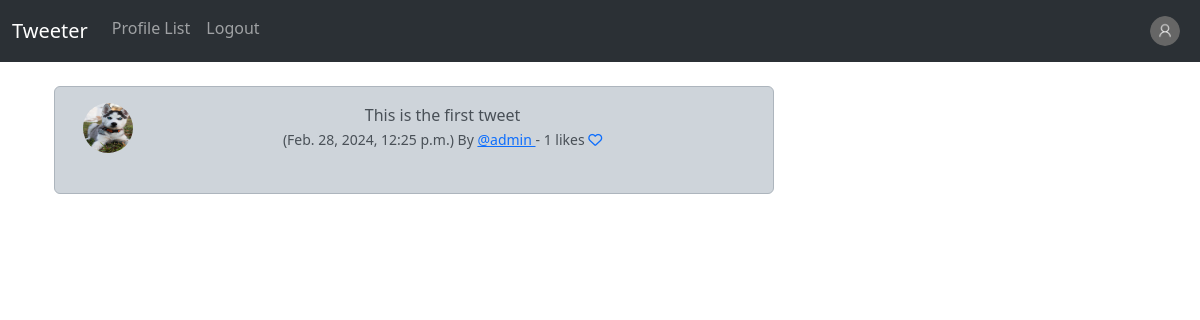
The page /tweet_show/1 (signed in) on the database its author committed.
### musker/models.py (models this page shows, shortened)
class Tweet(models.Model):
    user = models.ForeignKey(User, on_delete=models.DO_NOTHING, related_name="tweets")
    body = models.CharField(max_length=280)
    created_at = models.DateTimeField(auto_now_add=True)
    likes = models.ManyToManyField(User,blank=True)
    def number_of_likes(self):
        return self.likes.count()

class Profile(models.Model):
    user = models.OneToOneField(User, on_delete=models.CASCADE)
    follows = models.ManyToManyField(
        "self", related_name="followed_by", symmetrical=False, blank=True
    )
    profile_image = models.ImageField(null=True,blank=True,upload_to='images/')
    date_modified = models.DateTimeField(User, auto_now=True, auto_now_add=False)
    profile_bio = models.CharField(null=True,blank=True, max_length=100)
    portfolio_link = models.CharField(null=True,blank=True, max_length=100)
    facebook_link = models.CharField(null=True,blank=True, max_length=100)
    twitter_link = models.CharField(null=True,blank=True, max_length=100)
    instagram_link = models.CharField(null=True,blank=True, max_length=100)
    linkedin_link = models.CharField(null=True,blank=True, max_length=100)

### musker/views.py (the view)
# urls.py: path("tweet_show/<int:pk>",views.tweet_show,name="tweet_show"),
def tweet_show(request,pk):
    tweet = get_object_or_404(Tweet, id=pk)
    if tweet:
        return render(request, "show_tweet.html", {"tweet": tweet})
    else:
        messages.error(request=request,message="That tweet doesn't exist!")
        return redirect("home")

### templates/show_tweet.html (shortened to what this page needs)
{% extends "base.html" %}
{% load social_share %}
{% load static %}
{% block container %}
    <div class="container text-center">
        <div class="row">
            <div class="col-8">
                <div class="alert alert-dark" role="alert">
                    <div class="container">
                        <div class="row">
                            <div class="col-1">
                                {% if tweet.user.profile.profile_image %}
                                    <img src="{{tweet.user.profile.profile_image.url}}" width="50" height="50" class="rounded-circle"  alt="{{my_profile.user.username}}">
                                {% else %}
                                    <img src="{% static 'images/user_img.png' %}" width="50" height="50" class="rounded-circle"  alt="{{tweet.user.user.username}}">
                                {% endif %}
                            </div>
                            <div class="col-11">
                                {{tweet.body}} <br>
                                <small>
                                    ({{tweet.created_at}}) By <a href="{% url 'profile' tweet.user.id %}"> @{{tweet.user.username}} </a> - {{tweet.number_of_likes}} likes
                                    {% if user in tweet.likes.all %}
                                        <a href="{% url 'tweet_likes' tweet.id%}">
                                            <i class="fa-solid fa-heart"></i>
                                        </a>
                                    {% else %}
                                        <a href="{% url 'tweet_likes' tweet.id%}">
                                            <i class="fa fa-heart-o"></i>
                                        </a>
                                    {% endif %}
                                </small>
                            </div><br><br>
                        </div>
                    </div> <br />
                </div>
            </div>
        </div>
{% endblock container %}

### rows shown on the page
Tweet: user.profile.profile_image (picture), body "This is the first tweet", created_at "Feb. 28, 2024, 12:25 p.m.", user.username "admin", number_of_likes "1"
